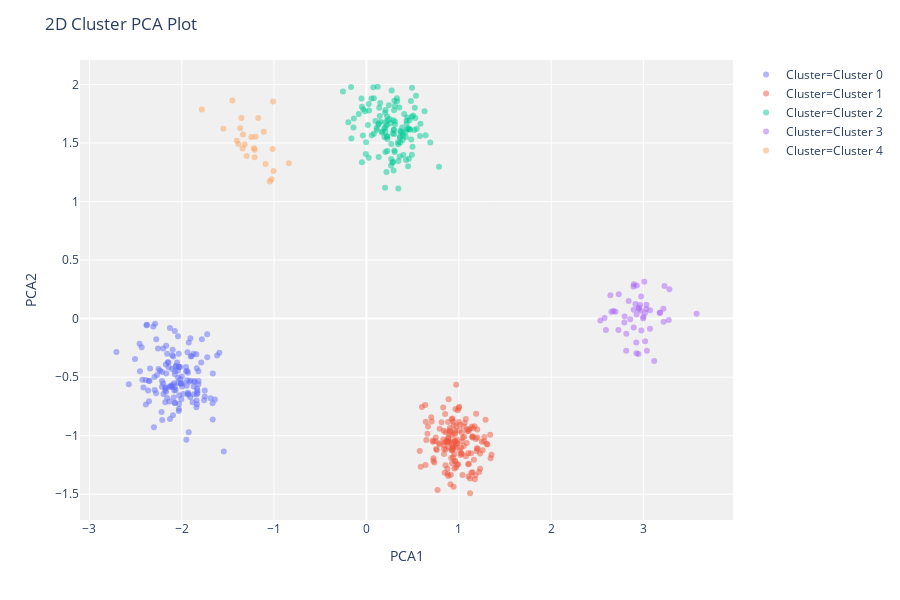

Write notebook code for a chart like this one.
### Code cell
# Plot kmeans cluster graph with PCA components
plot_model(kmeans)

### Figure 1 — Plotly figure (JSON) as saved in the notebook; plotly's stock layout.template omitted (floating-point values rounded to 4 significant figures; data arrays with more than 128 entries replaced by an {"elided": "..."} marker saying what was removed)
{"data": [{"customdata": {"elided": "147x1 int values"}, "hoverlabel": {"namelength": 0}, "hovertemplate": "Cluster=Cluster 0<br>PCA1=%{x}<br>PCA2=%{y}<br>Feature=%{customdata[0]}", "legendgroup": "Cluster=Cluster 0", "marker": {"color": "#636efa", "opacity": 0.5, "symbol": "circle"}, "mode": "markers", "name": "Cluster=Cluster 0", "showlegend": true, "textposition": "top center", "type": "scatter", "x": {"elided": "147 float values"}, "xaxis": "x", "y": {"elided": "147 float values"}, "yaxis": "y"}, {"customdata": {"elided": "157x1 int values"}, "hoverlabel": {"namelength": 0}, "hovertemplate": "Cluster=Cluster 1<br>PCA1=%{x}<br>PCA2=%{y}<br>Feature=%{customdata[0]}", "legendgroup": "Cluster=Cluster 1", "marker": {"color": "#EF553B", "opacity": 0.5, "symbol": "circle"}, "mode": "markers", "name": "Cluster=Cluster 1", "showlegend": true, "textposition": "top center", "type": "scatter", "x": {"elided": "157 float values"}, "xaxis": "x", "y": {"elided": "157 float values"}, "yaxis": "y"}, {"customdata": [[36], [29], [31], [31], [38], [30], [39], [36], [35], [30], [29], [33], [33], [32], [38], [37], [35], [36], [32], [31], [37], [36], [31], [37], [35], [35], [37], [34], [44], [31], [25], [22], [29], [31], [38], [33], [33], [29], [32], [30], [31], [31], [30], [36], [30], [28], [37], [29], [31], [33], [32], [36], [36], [29], [31], [34], [39], [36], [34], [37], [25], [31], [35], [28], [33], [31], [28], [39], [31], [27], [34], [29], [43], [33], [26], [24], [31], [29], [33], [36], [31], [40], [42], [32], [37], [34], [33], [35], [37], [28], [33], [33], [29], [28], [31], [37], [31], [33], [30], [30], [34], [30], [30], [29], [30], [34], [37], [34], [38], [33], [34], [30], [35], [36], [29], [32], [35], [28], [31], [34], [35], [33], [28], [32], [34], [35]], "hoverlabel": {"namelength": 0}, "hovertemplate": "Cluster=Cluster 2<br>PCA1=%{x}<br>PCA2=%{y}<br>Feature=%{customdata[0]}", "legendgroup": "Cluster=Cluster 2", "marker": {"color": "#00cc96", "opacity": 0.5, "symbol": "circle"}, "mode": "markers", "name": "Cluster=Cluster 2", "showlegend": true, "textposition": "top center", "type": "scatter", "x": [0.09673, 0.2504, 0.3871, 0.5186, 0.265, 0.3069, -0.006468, 0.3438, 0.024, 0.3058, 0.5848, 0.08024, 0.2936, 0.3728, 0.3665, 0.152, 0.1107, 0.2057, -0.04968, 0.5453, -0.1668, 0.2679, 0.3915, 0.3414, 0.1955, 0.2241, 0.4283, 0.1723, 0.2248, 0.05396, 0.3558, 0.4927, 0.2028, 0.02774, -0.04889, 0.2234, 0.3619, 0.3891, 0.07996, 0.3625, 0.3972, 0.4729, 0.492, -0.1369, 0.3031, 0.4984, -0.08303, 0.6287, 0.5284, 0.2266, 0.5054, -0.003882, -0.03805, 0.4403, 0.1442, 0.05734, -0.1967, 0.1345, -0.03496, 0.3596, 0.4904, 0.7853, 0.2272, 0.1487, 0.4087, 0.4655, 0.194, 0.0238, 0.4511, 0.3297, 0.4591, 0.5237, 0.2014, 0.4503, 0.2058, 0.536, 0.2897, 0.6909, 0.283, 0.1279, 0.2731, -0.1636, 0.1326, 0.222, 0.1678, 0.345, 0.4428, 0.2426, -0.1412, 0.4815, 0.07394, 0.366, 0.2217, 0.2017, 0.3992, 0.2165, 0.4349, 0.3006, 0.1215, 0.2986, -0.2548, 0.4845, 0.5795, 0.3078, 0.1374, 0.2839, 0.2033, 0.2047, 0.295, -0.0147, 0.3314, 0.4347, 0.3453, 0.2691, 0.3019, 0.01533, 0.1105, 0.6401, 0.3085, 0.4263, -0.05383, 0.2568, 0.2973, 0.464, 0.2881, 0.423], "xaxis": "x", "y": [1.688, 1.705, 1.633, 1.611, 1.308, 1.816, 1.407, 1.49, 1.834, 1.423, 1.664, 1.579, 1.264, 1.595, 1.505, 1.681, 1.628, 1.424, 1.808, 1.623, 1.977, 1.363, 1.525, 1.506, 1.549, 1.558, 1.354, 1.599, 1.431, 1.879, 1.803, 1.972, 1.676, 1.778, 1.336, 1.726, 1.545, 1.584, 1.882, 1.553, 1.561, 1.613, 1.4, 1.709, 1.436, 1.467, 1.748, 1.771, 1.714, 1.534, 1.735, 1.506, 1.564, 1.618, 1.731, 1.565, 1.678, 1.667, 1.788, 1.384, 1.725, 1.296, 1.691, 1.841, 1.748, 1.695, 1.626, 1.373, 1.626, 1.883, 1.365, 1.801, 1.117, 1.301, 1.781, 1.903, 1.694, 1.505, 1.334, 1.656, 1.949, 1.539, 1.379, 1.654, 1.588, 1.112, 1.718, 1.821, 1.633, 1.859, 1.975, 1.602, 1.555, 1.758, 1.398, 1.252, 1.667, 1.577, 1.98, 1.78, 1.939, 1.531, 1.559, 1.683, 1.8, 1.581, 1.598, 1.635, 1.611, 1.772, 1.856, 1.691, 1.347, 1.49, 1.861, 1.653, 1.611, 1.565, 1.658, 1.551, 1.881, 1.669, 1.613, 1.62, 1.339, 1.593], "yaxis": "y"}, {"customdata": [[20], [26], [17], [25], [18], [28], [28], [21], [17], [24], [24], [30], [23], [25], [23], [26], [22], [29], [22], [25], [23], [25], [21], [28], [27], [27], [25], [20], [17], [24], [24], [27], [28], [29], [20], [28], [31], [26], [26], [23], [24], [24], [29], [25], [24], [22], [26], [17], [28], [18]], "hoverlabel": {"namelength": 0}, "hovertemplate": "Cluster=Cluster 3<br>PCA1=%{x}<br>PCA2=%{y}<br>Feature=%{customdata[0]}", "legendgroup": "Cluster=Cluster 3", "marker": {"color": "#ab63fa", "opacity": 0.5, "symbol": "circle"}, "mode": "markers", "name": "Cluster=Cluster 3", "showlegend": true, "textposition": "top center", "type": "scatter", "x": [2.975, 2.641, 3.175, 2.839, 2.895, 2.592, 2.578, 3.07, 3.227, 3.032, 3.273, 2.532, 3.215, 2.995, 2.963, 2.922, 2.927, 2.856, 3.18, 2.732, 2.796, 2.925, 3.016, 2.674, 2.814, 2.728, 2.652, 2.892, 3.575, 2.949, 3.028, 3.037, 2.945, 2.912, 2.946, 3.017, 2.812, 2.893, 2.696, 2.998, 3.07, 2.968, 2.923, 3.217, 2.792, 2.894, 2.977, 3.28, 3.115, 3.008], "xaxis": "x", "y": [0.1881, 0.2001, 0.04842, 0.1511, 0.2932, -0.09778, 0.005986, 0.07049, 0.2785, 0.1179, -0.01143, -0.01605, 0.08407, 0.001614, 0.1153, -0.2047, 0.2825, -0.005595, 0.05253, 0.2087, 0.01722, 0.03491, 0.04887, 0.0642, -0.1293, -0.0982, 0.05767, 0.2749, 0.04246, 0.09223, 0.08175, -0.2738, -0.302, 0.1258, 0.08272, -0.1939, -0.2749, 0.07597, 0.05845, 0.01641, -0.0863, 0.06693, -0.2967, -0.02588, -0.03384, -0.07606, -0.1011, 0.2499, -0.3623, 0.3138], "yaxis": "y"}, {"customdata": [[84], [85], [84], [83], [93], [88], [82], [84], [87], [92], [90], [86], [88], [86], [84], [88], [82], [89], [85], [77], [83], [86], [83], [90], [91]], "hoverlabel": {"namelength": 0}, "hovertemplate": "Cluster=Cluster 4<br>PCA1=%{x}<br>PCA2=%{y}<br>Feature=%{customdata[0]}", "legendgroup": "Cluster=Cluster 4", "marker": {"color": "#FFA15A", "opacity": 0.5, "symbol": "circle"}, "mode": "markers", "name": "Cluster=Cluster 4", "showlegend": true, "textposition": "top center", "type": "scatter", "x": [-1.298, -1.55, -1.21, -1.006, -1.336, -1.2, -1.112, -1.341, -1.028, -1.212, -1.367, -0.8396, -1.219, -1.452, -1.016, -1.783, -1.172, -1.387, -1.093, -1.011, -1.246, -1.319, -1.354, -1.047, -1.404], "xaxis": "x", "y": [1.389, 1.621, 1.443, 1.261, 1.573, 1.554, 1.596, 1.453, 1.191, 1.379, 1.627, 1.326, 1.455, 1.863, 1.449, 1.786, 1.714, 1.492, 1.322, 1.854, 1.552, 1.486, 1.713, 1.17, 1.518], "yaxis": "y"}], "layout": {"height": 600, "legend": {"tracegroupgap": 0}, "margin": {"t": 60}, "plot_bgcolor": "rgb(240,240,240)", "title": {"text": "2D Cluster PCA Plot"}, "xaxis": {"anchor": "y", "domain": [0, 1], "title": {"text": "PCA1"}}, "yaxis": {"anchor": "x", "domain": [0, 1], "title": {"text": "PCA2"}}}}
